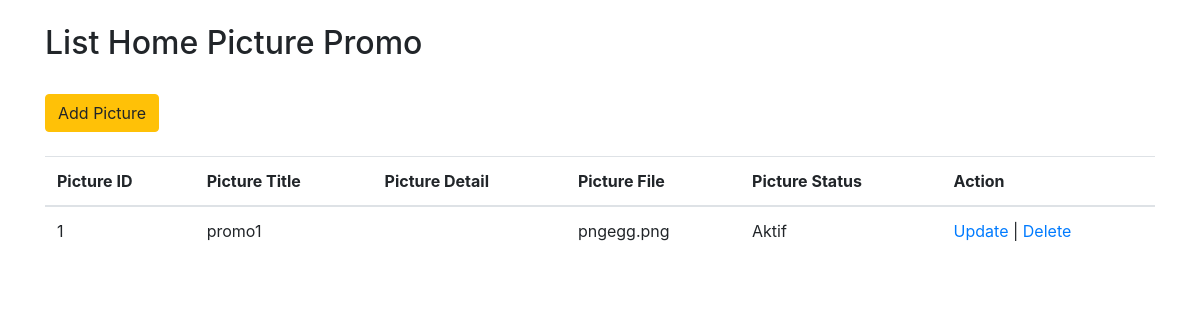
Page /cms/list_pic_promo.php (signed in) on the committed database.
### tables this page shows
CREATE TABLE `tblpic_promo` (
  `pic_id` int(11) NOT NULL,
  `pic_title` varchar(50) DEFAULT NULL,
  `pic_detail` longtext DEFAULT NULL,
  `pic_file` varchar(100) DEFAULT NULL,
  `pic_status` tinyint(1) DEFAULT 0
);

### cms/list_pic_promo.php (the view, shortened to what this page needs)
<?php
	require_once "connection.php";
?>
<!DOCTYPE html>
<html lang="en">
<head>
<link rel="stylesheet" href="https://maxcdn.bootstrapcdn.com/bootstrap/4.5.2/css/bootstrap.min.css">
</head>
<body>
<div class="container"><br>
	<h2>List Home Picture Promo </h2><br>
     <a href="create_pic_promo.php"><button type="button" class="btn btn-warning">Add Picture</button></a><br><br>
    <table class="table table-hover">
    	<thead>
        	<tr>
          		<th>Picture ID</th>
           		<th>Picture Title</th>
				<th>Picture Detail</th>
           		<th>Picture File</th>
         		<th>Picture Status</th>
         		<th>Action</th>
         	</tr>
      	</thead>
		<tbody>
    	<?php
    		$sql=" select `pic_id`,`pic_title`,`pic_detail`,`pic_file`,
      				if (`pic_status`= 0,'Aktif','Nonaktif') as pic_sts from tblpic_promo order by pic_id ";
     	   	$result = mysqli_query($conn, $sql);
         	if (mysqli_num_rows($result) > 0)
		 	{
         		while($row = mysqli_fetch_assoc($result))
				{
            		echo "<tr>";
                	echo "<td>$row[pic_id]</td>";
                	echo "<td>$row[pic_title]</td>";
                	echo "<td>$row[pic_detail]</td>";
					echo "<td>$row[pic_file]</td>";
                	echo "<td>$row[pic_sts]</td>";
                	echo "<td><a href='update_pic_promo.php?pic_id=$row[pic_id]' class='text-black'>Update</a> |
							  <a href='delete_pic_promo.php?pic_id=$row[pic_id]&pic_file=$row[pic_file]' class='text-black' onclick='return konfirmasi();'>Delete</a></td>";
         			echo "</tr>";
				}
         	}
		?>
   		</tbody>
	</table>
</div>
</body>
</html>

### rows in the picture
tblpic_promo: pic_id "1", pic_title "promo1", pic_file "pngegg.png", row "Aktif"
